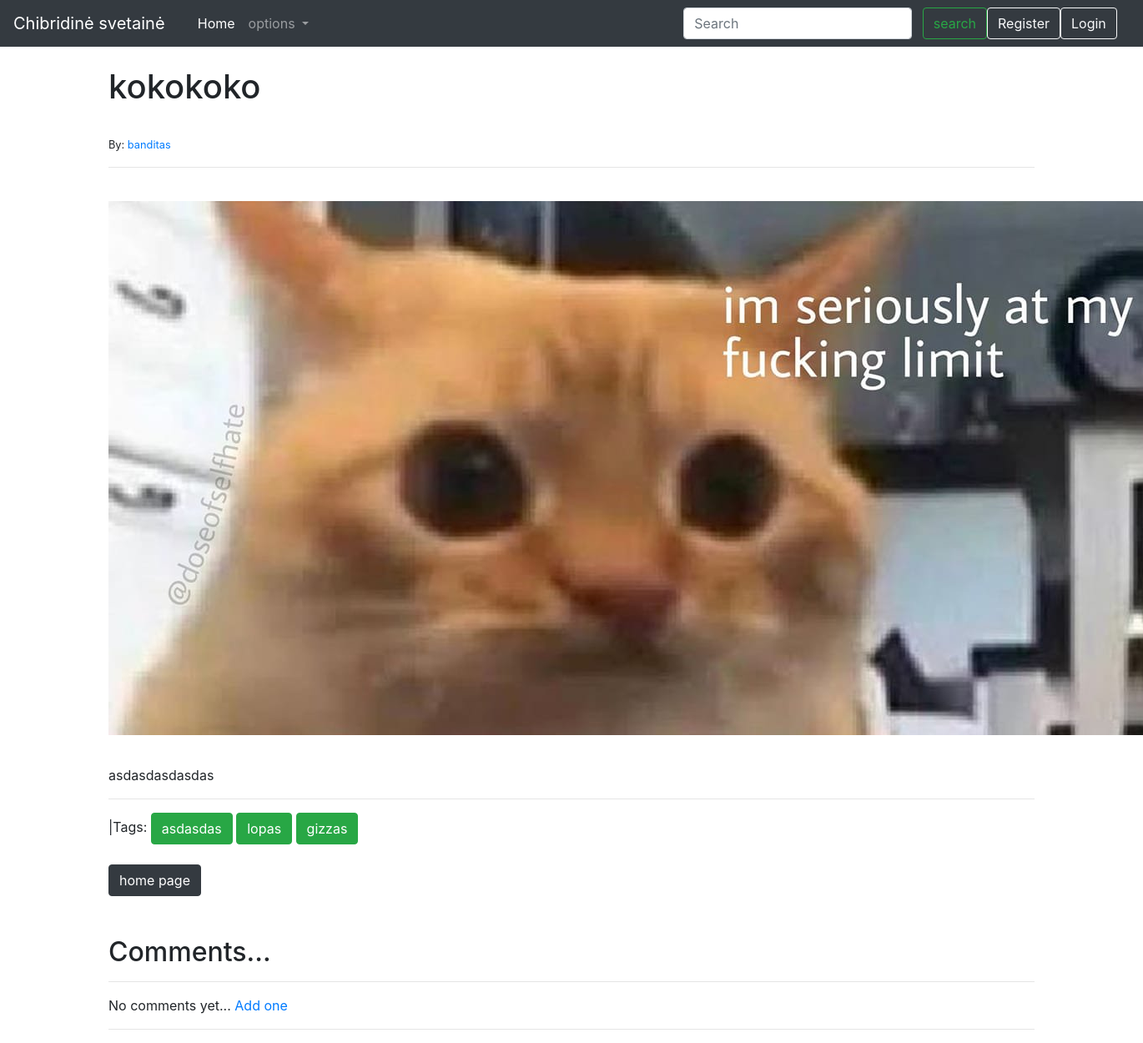
Screenshot of /article/16 with the database file from the repository.
### ciongo_posts/models.py (models this page shows, shortened)
class Post(models.Model):
    title = models.CharField(max_length=200)
    author = models.ForeignKey(User, on_delete=models.SET_NULL, null=True, related_name='n_authors')
    tag = models.ManyToManyField(Tag, related_name='n_tags')
    content = HTMLField(max_length=20000, null=True, blank=True)
    date_created = models.DateTimeField(auto_now_add=True ,null =True)
    post_image = models.ImageField(null=True, blank=True, upload_to='uploads')

class Tag(models.Model):
    name = models.CharField('tag', max_length=100, unique=True)

### ciongo_posts/views.py (the view, shortened to what this page needs)
# urls.py: path('article/<int:pk>', views.BlogView.as_view(), name = "blog"),
class BlogView(generic.edit.FormMixin, generic.DetailView):
    model = Post
    template_name = "blog_post.html"
    context_object_name = 'post'
    form_class = CommentForm
    def post(self, request, *args, **kwargs):
        self.object = self.get_object()
        form = self.get_form()
        if form.is_valid():
            return self.form_valid(form)
        return self.form_invalid(form)

### ciongo_posts/forms.py
class CommentForm(forms.ModelForm):
    class Meta:
        model = Comment
        fields = ('user', 'body')
        exclude = ['user']
        widgets = {
            'body' : forms.TextInput(attrs={'class':'form-control'}),
        }

### ciongo_posts/templates/blog_post.html (shortened to what this page needs)
{% extends 'base.html' %}
{% block content %}
<br>
<h1>{{ post.title }} </h1><br>
<small>By: <a href="{% url 'author' post.author.id %}">{{ post.author }}</a></small><br>
<hr>
<div>
    {% if post.post_image %}
      <img src="{{ post.post_image.url }}" style="margin-bottom: 20px;">
    {% endif %}
  </div>
<p>{{ post.content|safe }}</p>
<hr>
|Tags: {% for i in post.tag.all %} <a href="{% url 'tag' i.pk %}" class="btn btn-success">{{ i.name }}</a> {% endfor %}<br>
<div><br><a href="{% url 'home' %}" class="btn btn-dark">home page</a></div>
<br><br>
<h2>Comments...</h2>
<hr/>
{% if not post.comments.all %}
    No comments yet...<a href="#">
    Add one</a>
{% endif %}
<hr>
{% endblock %}

### rows the page displays
Post: title "kokokoko", author "banditas", post_image (picture), content "asdasdasdasdas"
Tag: name "asdasdas"
Tag: name "lopas"
Tag: name "gizzas"
